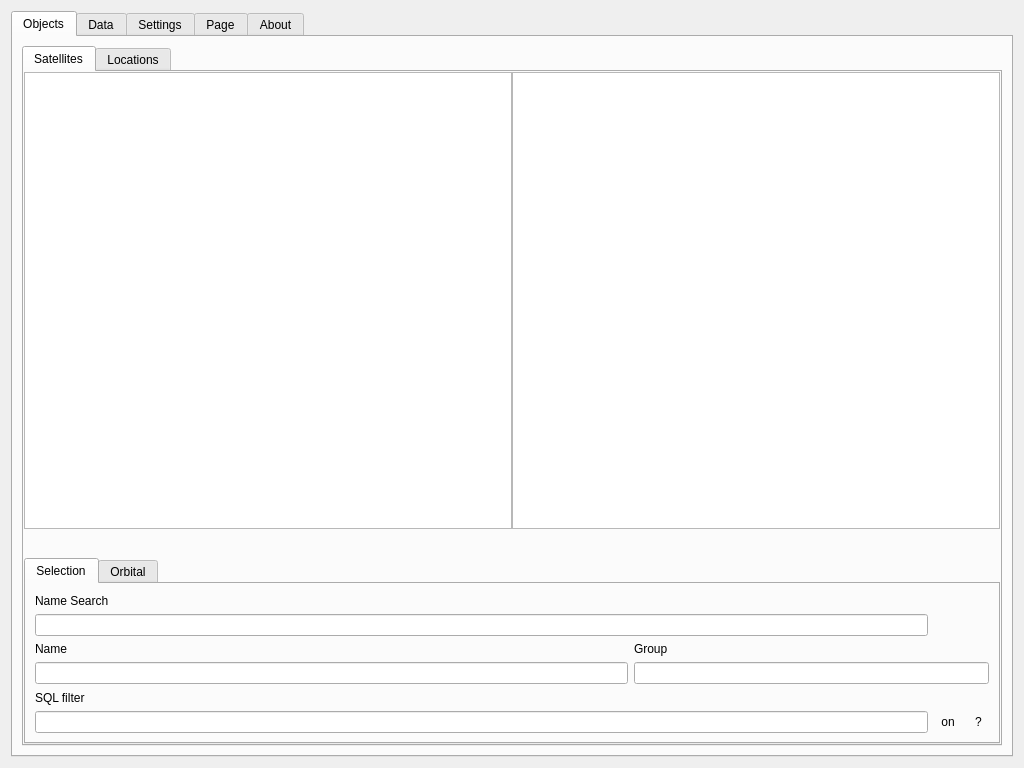
<?xml version="1.0" encoding="UTF-8"?>
<ui version="4.0">
 <class>Dialog</class>
 <widget class="QDialog" name="Dialog">
  <property name="windowModality">
   <enum>Qt::NonModal</enum>
  </property>
  <property name="geometry">
   <rect>
    <x>0</x>
    <y>0</y>
    <width>1024</width>
    <height>768</height>
   </rect>
  </property>
  <property name="windowTitle">
   <string>Settings</string>
  </property>
  <property name="locale">
   <locale language="C" country="AnyCountry"/>
  </property>
  <layout class="QHBoxLayout" name="horizontalLayout_2">
   <item>
    <widget class="QTabWidget" name="tabWidgetOptions">
     <property name="currentIndex">
      <number>0</number>
     </property>
     <widget class="QWidget" name="tabObjects">
      <attribute name="title">
       <string>Objects</string>
      </attribute>
      <layout class="QHBoxLayout" name="horizontalLayout_8">
       <item>
        <widget class="QTabWidget" name="tabWidgetObjects">
         <property name="currentIndex">
          <number>0</number>
         </property>
         <widget class="QWidget" name="tabSatellites">
          <attribute name="title">
           <string>Satellites</string>
          </attribute>
          <layout class="QVBoxLayout" name="verticalLayout">
           <property name="spacing">
            <number>6</number>
           </property>
           <property name="leftMargin">
            <number>0</number>
           </property>
           <property name="topMargin">
            <number>0</number>
           </property>
           <property name="rightMargin">
            <number>0</number>
           </property>
           <property name="bottomMargin">
            <number>0</number>
           </property>
           <item>
            <widget class="QWidget" name="widget" native="true">
             <property name="sizePolicy">
              <sizepolicy hsizetype="Expanding" vsizetype="Expanding">
               <horstretch>0</horstretch>
               <verstretch>0</verstretch>
              </sizepolicy>
             </property>
             <layout class="QGridLayout" name="gridLayout_2">
              <property name="leftMargin">
               <number>0</number>
              </property>
              <property name="topMargin">
               <number>0</number>
              </property>
              <property name="rightMargin">
               <number>0</number>
              </property>
              <property name="bottomMargin">
               <number>0</number>
              </property>
              <property name="spacing">
               <number>0</number>
              </property>
              <item row="0" column="0">
               <widget class="QListView" name="listViewDBSat">
                <property name="sizePolicy">
                 <sizepolicy hsizetype="Expanding" vsizetype="Expanding">
                  <horstretch>0</horstretch>
                  <verstretch>0</verstretch>
                 </sizepolicy>
                </property>
                <property name="editTriggers">
                 <set>QAbstractItemView::NoEditTriggers</set>
                </property>
                <property name="selectionMode">
                 <enum>QAbstractItemView::ExtendedSelection</enum>
                </property>
               </widget>
              </item>
              <item row="0" column="1">
               <widget class="QListView" name="listViewSat">
                <property name="sizePolicy">
                 <sizepolicy hsizetype="Expanding" vsizetype="Expanding">
                  <horstretch>0</horstretch>
                  <verstretch>0</verstretch>
                 </sizepolicy>
                </property>
                <property name="editTriggers">
                 <set>QAbstractItemView::NoEditTriggers</set>
                </property>
                <property name="selectionMode">
                 <enum>QAbstractItemView::ExtendedSelection</enum>
                </property>
               </widget>
              </item>
              <item row="1" column="0">
               <widget class="QWidget" name="widget_2" native="true">
                <property name="sizePolicy">
                 <sizepolicy hsizetype="Preferred" vsizetype="Preferred">
                  <horstretch>0</horstretch>
                  <verstretch>0</verstretch>
                 </sizepolicy>
                </property>
                <layout class="QHBoxLayout" name="horizontalLayout">
                 <property name="spacing">
                  <number>0</number>
                 </property>
                 <property name="leftMargin">
                  <number>0</number>
                 </property>
                 <property name="topMargin">
                  <number>0</number>
                 </property>
                 <property name="rightMargin">
                  <number>0</number>
                 </property>
                 <property name="bottomMargin">
                  <number>0</number>
                 </property>
                 <item>
                  <widget class="QToolButton" name="btnOpenTle">
                   <property name="toolTip">
                    <string>Open TLE File</string>
                   </property>
                   <property name="icon">
                    <iconset theme="document-open"/>
                   </property>
                   <property name="shortcut">
                    <string extracomment="Open TLE"/>
                   </property>
                   <property name="autoRaise">
                    <bool>true</bool>
                   </property>
                  </widget>
                 </item>
                 <item>
                  <widget class="QToolButton" name="btnDeleteDbSat">
                   <property name="toolTip">
                    <string>Remove</string>
                   </property>
                   <property name="icon">
                    <iconset theme="list-remove"/>
                   </property>
                   <property name="shortcut">
                    <string extracomment="Remove"/>
                   </property>
                   <property name="autoRaise">
                    <bool>true</bool>
                   </property>
                  </widget>
                 </item>
                 <item>
                  <widget class="QToolButton" name="btnClearDbSat">
                   <property name="toolTip">
                    <string>Remove All</string>
                   </property>
                   <property name="icon">
                    <iconset theme="user-trash"/>
                   </property>
                   <property name="shortcut">
                    <string extracomment="Remove All"/>
                   </property>
                   <property name="autoRaise">
                    <bool>true</bool>
                   </property>
                  </widget>
                 </item>
                 <item>
                  <spacer name="horizontalSpacer_2">
                   <property name="orientation">
                    <enum>Qt::Horizontal</enum>
                   </property>
                   <property name="sizeHint" stdset="0">
                    <size>
                     <width>40</width>
                     <height>20</height>
                    </size>
                   </property>
                  </spacer>
                 </item>
                 <item>
                  <widget class="QToolButton" name="btnAddToSatList">
                   <property name="sizePolicy">
                    <sizepolicy hsizetype="Fixed" vsizetype="Minimum">
                     <horstretch>0</horstretch>
                     <verstretch>0</verstretch>
                    </sizepolicy>
                   </property>
                   <property name="toolTip">
                    <string>View</string>
                   </property>
                   <property name="text">
                    <string/>
                   </property>
                   <property name="icon">
                    <iconset theme="go-right"/>
                   </property>
                   <property name="autoRaise">
                    <bool>true</bool>
                   </property>
                  </widget>
                 </item>
                </layout>
               </widget>
              </item>
              <item row="1" column="1">
               <widget class="QWidget" name="widget_7" native="true">
                <layout class="QHBoxLayout" name="horizontalLayout_6">
                 <property name="spacing">
                  <number>0</number>
                 </property>
                 <property name="leftMargin">
                  <number>0</number>
                 </property>
                 <property name="topMargin">
                  <number>0</number>
                 </property>
                 <property name="rightMargin">
                  <number>0</number>
                 </property>
                 <property name="bottomMargin">
                  <number>0</number>
                 </property>
                 <item>
                  <widget class="QToolButton" name="btnChangeDbSat">
                   <property name="toolTip">
                    <string>Edit</string>
                   </property>
                   <property name="text">
                    <string/>
                   </property>
                   <property name="icon">
                    <iconset theme="accessories-text-editor"/>
                   </property>
                   <property name="shortcut">
                    <string extracomment="Edit"/>
                   </property>
                   <property name="autoRaise">
                    <bool>true</bool>
                   </property>
                  </widget>
                 </item>
                 <item>
                  <widget class="QToolButton" name="btnDeleteSatList">
                   <property name="sizePolicy">
                    <sizepolicy hsizetype="Fixed" vsizetype="Minimum">
                     <horstretch>0</horstretch>
                     <verstretch>0</verstretch>
                    </sizepolicy>
                   </property>
                   <property name="toolTip">
                    <string>Remove</string>
                   </property>
                   <property name="text">
                    <string/>
                   </property>
                   <property name="icon">
                    <iconset theme="list-remove"/>
                   </property>
                   <property name="shortcut">
                    <string extracomment="Remove"/>
                   </property>
                   <property name="autoRaise">
                    <bool>true</bool>
                   </property>
                  </widget>
                 </item>
                 <item>
                  <widget class="QToolButton" name="btnClearSatList">
                   <property name="toolTip">
                    <string>Remove All</string>
                   </property>
                   <property name="text">
                    <string/>
                   </property>
                   <property name="icon">
                    <iconset theme="user-trash"/>
                   </property>
                   <property name="shortcut">
                    <string extracomment="Select All"/>
                   </property>
                   <property name="autoRaise">
                    <bool>true</bool>
                   </property>
                  </widget>
                 </item>
                 <item>
                  <spacer name="horizontalSpacer_3">
                   <property name="orientation">
                    <enum>Qt::Horizontal</enum>
                   </property>
                   <property name="sizeHint" stdset="0">
                    <size>
                     <width>40</width>
                     <height>20</height>
                    </size>
                   </property>
                  </spacer>
                 </item>
                </layout>
               </widget>
              </item>
             </layout>
            </widget>
           </item>
           <item>
            <widget class="QTabWidget" name="tabWidget_2">
             <property name="enabled">
              <bool>true</bool>
             </property>
             <property name="sizePolicy">
              <sizepolicy hsizetype="Preferred" vsizetype="Preferred">
               <horstretch>0</horstretch>
               <verstretch>0</verstretch>
              </sizepolicy>
             </property>
             <property name="tabShape">
              <enum>QTabWidget::Rounded</enum>
             </property>
             <property name="currentIndex">
              <number>0</number>
             </property>
             <widget class="QWidget" name="tab">
              <attribute name="title">
               <string>Selection</string>
              </attribute>
              <layout class="QGridLayout">
               <item row="0" column="0">
                <widget class="QLabel" name="labelSatFind">
                 <property name="text">
                  <string>Name Search</string>
                 </property>
                </widget>
               </item>
               <item row="1" column="0" colspan="3">
                <widget class="QLineEdit" name="lineEditSatNameFilter"/>
               </item>
               <item row="2" column="0">
                <widget class="QLabel" name="labelSatName">
                 <property name="text">
                  <string>Name</string>
                 </property>
                </widget>
               </item>
               <item row="3" column="0" colspan="2">
                <widget class="QLineEdit" name="lineEditSatName">
                 <property name="readOnly">
                  <bool>true</bool>
                 </property>
                </widget>
               </item>
               <item row="3" column="2" colspan="3">
                <widget class="QLineEdit" name="lineEditSatGroup">
                 <property name="readOnly">
                  <bool>true</bool>
                 </property>
                </widget>
               </item>
               <item row="4" column="0">
                <widget class="QLabel" name="labelSatFilter">
                 <property name="text">
                  <string>SQL filter</string>
                 </property>
                </widget>
               </item>
               <item row="5" column="0" colspan="3">
                <widget class="QLineEdit" name="lineEditSatFilter">
                 <property name="sizePolicy">
                  <sizepolicy hsizetype="Minimum" vsizetype="Fixed">
                   <horstretch>0</horstretch>
                   <verstretch>0</verstretch>
                  </sizepolicy>
                 </property>
                </widget>
               </item>
               <item row="5" column="4">
                <widget class="QToolButton" name="btnSatSqlHelp">
                 <property name="text">
                  <string>?</string>
                 </property>
                 <property name="autoRaise">
                  <bool>true</bool>
                 </property>
                </widget>
               </item>
               <item row="5" column="3">
                <widget class="QToolButton" name="btnSatFilter">
                 <property name="text">
                  <string>on</string>
                 </property>
                 <property name="checkable">
                  <bool>true</bool>
                 </property>
                 <property name="autoRaise">
                  <bool>true</bool>
                 </property>
                </widget>
               </item>
               <item row="2" column="2">
                <widget class="QLabel" name="labelSatGroup">
                 <property name="text">
                  <string>Group</string>
                 </property>
                </widget>
               </item>
              </layout>
             </widget>
             <widget class="QWidget" name="tab_2">
              <attribute name="title">
               <string>Orbital</string>
              </attribute>
              <layout class="QGridLayout" name="gridLayout">
               <item row="0" column="0">
                <widget class="QLabel" name="labelI">
                 <property name="text">
                  <string>Inclination</string>
                 </property>
                </widget>
               </item>
               <item row="0" column="1">
                <widget class="QLabel" name="labelOmg">
                 <property name="text">
                  <string>Ascending node</string>
                 </property>
                </widget>
               </item>
               <item row="1" column="0">
                <widget class="QLineEdit" name="lineEditSatI">
                 <property name="readOnly">
                  <bool>true</bool>
                 </property>
                </widget>
               </item>
               <item row="1" column="1">
                <widget class="QLineEdit" name="lineEditSatOmg">
                 <property name="readOnly">
                  <bool>true</bool>
                 </property>
                </widget>
               </item>
               <item row="2" column="0">
                <widget class="QLabel" name="labelW">
                 <property name="text">
                  <string>Arg. perigee lat.</string>
                 </property>
                </widget>
               </item>
               <item row="2" column="1">
                <widget class="QLabel" name="labelM0">
                 <property name="text">
                  <string>Mean anomaly</string>
                 </property>
                </widget>
               </item>
               <item row="3" column="0">
                <widget class="QLineEdit" name="lineEditSatW">
                 <property name="readOnly">
                  <bool>true</bool>
                 </property>
                </widget>
               </item>
               <item row="3" column="1">
                <widget class="QLineEdit" name="lineEditSatM0">
                 <property name="readOnly">
                  <bool>true</bool>
                 </property>
                </widget>
               </item>
               <item row="1" column="2">
                <widget class="QLineEdit" name="lineEditSatE">
                 <property name="readOnly">
                  <bool>true</bool>
                 </property>
                </widget>
               </item>
               <item row="0" column="2">
                <widget class="QLabel" name="labelE">
                 <property name="text">
                  <string>Eccentricity</string>
                 </property>
                </widget>
               </item>
               <item row="3" column="2">
                <widget class="QLineEdit" name="lineEditSatN">
                 <property name="readOnly">
                  <bool>true</bool>
                 </property>
                </widget>
               </item>
               <item row="2" column="2">
                <widget class="QLabel" name="labelN">
                 <property name="text">
                  <string>Mean motion</string>
                 </property>
                </widget>
               </item>
               <item row="5" column="0">
                <widget class="QLineEdit" name="lineEditSatBStar">
                 <property name="readOnly">
                  <bool>true</bool>
                 </property>
                </widget>
               </item>
               <item row="4" column="0">
                <widget class="QLabel" name="labelB">
                 <property name="text">
                  <string>Ballistic coeff.</string>
                 </property>
                </widget>
               </item>
               <item row="5" column="1" colspan="2">
                <widget class="QLineEdit" name="lineEditSatTime">
                 <property name="readOnly">
                  <bool>true</bool>
                 </property>
                </widget>
               </item>
               <item row="4" column="1">
                <widget class="QLabel" name="labelSatTime">
                 <property name="text">
                  <string>Timestamp</string>
                 </property>
                </widget>
               </item>
              </layout>
             </widget>
            </widget>
           </item>
          </layout>
         </widget>
         <widget class="QWidget" name="tabLocations">
          <attribute name="title">
           <string>Locations</string>
          </attribute>
          <layout class="QVBoxLayout" name="verticalLayout_2">
           <property name="leftMargin">
            <number>0</number>
           </property>
           <property name="topMargin">
            <number>0</number>
           </property>
           <property name="rightMargin">
            <number>0</number>
           </property>
           <property name="bottomMargin">
            <number>0</number>
           </property>
           <item>
            <widget class="QWidget" name="widget_3" native="true">
             <property name="sizePolicy">
              <sizepolicy hsizetype="Expanding" vsizetype="Expanding">
               <horstretch>0</horstretch>
               <verstretch>0</verstretch>
              </sizepolicy>
             </property>
             <layout class="QGridLayout" name="gridLayout_7">
              <property name="leftMargin">
               <number>0</number>
              </property>
              <property name="topMargin">
               <number>0</number>
              </property>
              <property name="rightMargin">
               <number>0</number>
              </property>
              <property name="bottomMargin">
               <number>0</number>
              </property>
              <property name="spacing">
               <number>0</number>
              </property>
              <item row="0" column="0">
               <widget class="QListView" name="listViewDBLoc">
                <property name="sizePolicy">
                 <sizepolicy hsizetype="Expanding" vsizetype="Expanding">
                  <horstretch>0</horstretch>
                  <verstretch>0</verstretch>
                 </sizepolicy>
                </property>
                <property name="editTriggers">
                 <set>QAbstractItemView::NoEditTriggers</set>
                </property>
                <property name="selectionMode">
                 <enum>QAbstractItemView::ExtendedSelection</enum>
                </property>
               </widget>
              </item>
              <item row="0" column="1">
               <widget class="QListView" name="listViewLoc">
                <property name="sizePolicy">
                 <sizepolicy hsizetype="Expanding" vsizetype="Expanding">
                  <horstretch>0</horstretch>
                  <verstretch>0</verstretch>
                 </sizepolicy>
                </property>
                <property name="editTriggers">
                 <set>QAbstractItemView::NoEditTriggers</set>
                </property>
                <property name="selectionMode">
                 <enum>QAbstractItemView::ExtendedSelection</enum>
                </property>
               </widget>
              </item>
              <item row="1" column="1">
               <widget class="QWidget" name="widget_8" native="true">
                <property name="sizePolicy">
                 <sizepolicy hsizetype="Preferred" vsizetype="Preferred">
                  <horstretch>0</horstretch>
                  <verstretch>0</verstretch>
                 </sizepolicy>
                </property>
                <layout class="QHBoxLayout" name="horizontalLayout_4">
                 <property name="spacing">
                  <number>0</number>
                 </property>
                 <property name="leftMargin">
                  <number>0</number>
                 </property>
                 <property name="topMargin">
                  <number>0</number>
                 </property>
                 <property name="rightMargin">
                  <number>0</number>
                 </property>
                 <property name="bottomMargin">
                  <number>0</number>
                 </property>
                 <item>
                  <widget class="QToolButton" name="btnChangeDbLoc">
                   <property name="toolTip">
                    <string>Edit</string>
                   </property>
                   <property name="text">
                    <string/>
                   </property>
                   <property name="icon">
                    <iconset resource="SatViewer.qrc">
                     <normaloff>:/actions/edit.svg</normaloff>:/actions/edit.svg</iconset>
                   </property>
                   <property name="shortcut">
                    <string extracomment="Edit"/>
                   </property>
                   <property name="autoRaise">
                    <bool>true</bool>
                   </property>
                  </widget>
                 </item>
                 <item>
                  <widget class="QToolButton" name="btnDeleteLocList">
                   <property name="sizePolicy">
                    <sizepolicy hsizetype="Fixed" vsizetype="Minimum">
                     <horstretch>0</horstretch>
                     <verstretch>0</verstretch>
                    </sizepolicy>
                   </property>
                   <property name="toolTip">
                    <string>Remove</string>
                   </property>
                   <property name="text">
                    <string/>
                   </property>
                   <property name="icon">
                    <iconset resource="SatViewer.qrc">
                     <normaloff>:/actions/remove.svg</normaloff>:/actions/remove.svg</iconset>
                   </property>
                   <property name="autoRaise">
                    <bool>true</bool>
                   </property>
                  </widget>
                 </item>
                 <item>
                  <widget class="QToolButton" name="btnClearLocList">
                   <property name="toolTip">
                    <string>Remove All</string>
                   </property>
                   <property name="text">
                    <string/>
                   </property>
                   <property name="icon">
                    <iconset resource="SatViewer.qrc">
                     <normaloff>:/actions/garbage.svg</normaloff>:/actions/garbage.svg</iconset>
                   </property>
                   <property name="autoRaise">
                    <bool>true</bool>
                   </property>
                  </widget>
                 </item>
                 <item>
                  <spacer name="horizontalSpacer_4">
                   <property name="orientation">
                    <enum>Qt::Horizontal</enum>
                   </property>
                   <property name="sizeHint" stdset="0">
                    <size>
                     <width>157</width>
                     <height>20</height>
                    </size>
                   </property>
                  </spacer>
                 </item>
                </layout>
               </widget>
              </item>
              <item row="1" column="0">
               <widget class="QWidget" name="widget_4" native="true">
                <property name="layoutDirection">
                 <enum>Qt::RightToLeft</enum>
                </property>
                <layout class="QHBoxLayout" name="horizontalLayout_3">
                 <property name="spacing">
                  <number>0</number>
                 </property>
                 <property name="leftMargin">
                  <number>0</number>
                 </property>
                 <property name="topMargin">
                  <number>0</number>
                 </property>
                 <property name="rightMargin">
                  <number>0</number>
                 </property>
                 <property name="bottomMargin">
                  <number>0</number>
                 </property>
                 <item>
                  <widget class="QToolButton" name="btnAddToLocList">
                   <property name="sizePolicy">
                    <sizepolicy hsizetype="Fixed" vsizetype="Minimum">
                     <horstretch>0</horstretch>
                     <verstretch>0</verstretch>
                    </sizepolicy>
                   </property>
                   <property name="toolTip">
                    <string>View</string>
                   </property>
                   <property name="text">
                    <string/>
                   </property>
                   <property name="icon">
                    <iconset resource="SatViewer.qrc">
                     <normaloff>:/list/right-arrow-1.svg</normaloff>:/list/right-arrow-1.svg</iconset>
                   </property>
                   <property name="autoRaise">
                    <bool>true</bool>
                   </property>
                  </widget>
                 </item>
                 <item>
                  <spacer name="horizontalSpacer">
                   <property name="orientation">
                    <enum>Qt::Horizontal</enum>
                   </property>
                   <property name="sizeHint" stdset="0">
                    <size>
                     <width>40</width>
                     <height>20</height>
                    </size>
                   </property>
                  </spacer>
                 </item>
                 <item>
                  <widget class="QToolButton" name="btnClearDbLoc">
                   <property name="toolTip">
                    <string>Remove All</string>
                   </property>
                   <property name="text">
                    <string/>
                   </property>
                   <property name="icon">
                    <iconset resource="SatViewer.qrc">
                     <normaloff>:/actions/garbage.svg</normaloff>:/actions/garbage.svg</iconset>
                   </property>
                   <property name="shortcut">
                    <string extracomment="Remove All"/>
                   </property>
                   <property name="autoRaise">
                    <bool>true</bool>
                   </property>
                  </widget>
                 </item>
                 <item>
                  <widget class="QToolButton" name="btnDeleteDbLoc">
                   <property name="toolTip">
                    <string>Remove</string>
                   </property>
                   <property name="text">
                    <string/>
                   </property>
                   <property name="icon">
                    <iconset resource="SatViewer.qrc">
                     <normaloff>:/actions/remove.svg</normaloff>:/actions/remove.svg</iconset>
                   </property>
                   <property name="shortcut">
                    <string extracomment="Remove"/>
                   </property>
                   <property name="autoRaise">
                    <bool>true</bool>
                   </property>
                  </widget>
                 </item>
                 <item>
                  <widget class="QToolButton" name="btnAddDbLoc">
                   <property name="toolTip">
                    <string>Add</string>
                   </property>
                   <property name="text">
                    <string/>
                   </property>
                   <property name="icon">
                    <iconset resource="SatViewer.qrc">
                     <normaloff>:/actions/add.svg</normaloff>:/actions/add.svg</iconset>
                   </property>
                   <property name="shortcut">
                    <string extracomment="Add"/>
                   </property>
                   <property name="autoRaise">
                    <bool>true</bool>
                   </property>
                  </widget>
                 </item>
                 <item>
                  <widget class="QToolButton" name="btnOpenLoc">
                   <property name="toolTip">
                    <string>Open Locations</string>
                   </property>
                   <property name="text">
                    <string/>
                   </property>
                   <property name="icon">
                    <iconset resource="SatViewer.qrc">
                     <normaloff>:/actions/folder.svg</normaloff>:/actions/folder.svg</iconset>
                   </property>
                   <property name="shortcut">
                    <string extracomment="Open"/>
                   </property>
                   <property name="autoRaise">
                    <bool>true</bool>
                   </property>
                  </widget>
                 </item>
                </layout>
               </widget>
              </item>
             </layout>
            </widget>
           </item>
           <item>
            <widget class="QTabWidget" name="tabWidget_4">
             <property name="sizePolicy">
              <sizepolicy hsizetype="Preferred" vsizetype="Preferred">
               <horstretch>0</horstretch>
               <verstretch>0</verstretch>
              </sizepolicy>
             </property>
             <property name="currentIndex">
              <number>0</number>
             </property>
             <widget class="QWidget" name="tab_4">
              <attribute name="title">
               <string>Selection</string>
              </attribute>
              <layout class="QGridLayout" name="gridLayout_4">
               <item row="1" column="0">
                <widget class="QLineEdit" name="lineEditLocNameFilter"/>
               </item>
               <item row="1" column="1" colspan="3">
                <widget class="QLineEdit" name="lineEditLocName"/>
               </item>
               <item row="3" column="0" colspan="2">
                <widget class="QLineEdit" name="lineEditLocFilter"/>
               </item>
               <item row="0" column="0">
                <widget class="QLabel" name="labelLocFind">
                 <property name="text">
                  <string>Name Search</string>
                 </property>
                </widget>
               </item>
               <item row="0" column="1">
                <widget class="QLabel" name="labelLocName">
                 <property name="text">
                  <string>Name</string>
                 </property>
                </widget>
               </item>
               <item row="2" column="0">
                <widget class="QLabel" name="labelLocFilter">
                 <property name="text">
                  <string>SQL filter</string>
                 </property>
                </widget>
               </item>
               <item row="3" column="3">
                <widget class="QToolButton" name="btnLocSqlHelp">
                 <property name="text">
                  <string>?</string>
                 </property>
                 <property name="checkable">
                  <bool>false</bool>
                 </property>
                 <property name="autoRaise">
                  <bool>true</bool>
                 </property>
                </widget>
               </item>
               <item row="3" column="2">
                <widget class="QToolButton" name="btnLocFilter">
                 <property name="text">
                  <string>on</string>
                 </property>
                 <property name="checkable">
                  <bool>true</bool>
                 </property>
                 <property name="autoRaise">
                  <bool>true</bool>
                 </property>
                </widget>
               </item>
              </layout>
             </widget>
             <widget class="QWidget" name="tab_5">
              <attribute name="title">
               <string>Coordinates</string>
              </attribute>
              <layout class="QGridLayout" name="gridLayout_5">
               <item row="4" column="0">
                <widget class="QLineEdit" name="lineEditLocLat"/>
               </item>
               <item row="4" column="1">
                <widget class="QLineEdit" name="lineEditLocLon"/>
               </item>
               <item row="4" column="2">
                <widget class="QLineEdit" name="lineEditLocHeight"/>
               </item>
               <item row="6" column="0">
                <widget class="QLineEdit" name="lineEditLocAzimuth"/>
               </item>
               <item row="6" column="1">
                <widget class="QLineEdit" name="lineEditLocWidth"/>
               </item>
               <item row="6" column="2">
                <widget class="QLineEdit" name="lineEditLocRange"/>
               </item>
               <item row="5" column="0">
                <widget class="QLabel" name="labelAzimuth">
                 <property name="text">
                  <string>Azimuth</string>
                 </property>
                </widget>
               </item>
               <item row="3" column="1">
                <widget class="QLabel" name="labelLat">
                 <property name="text">
                  <string>Longitude</string>
                 </property>
                </widget>
               </item>
               <item row="3" column="0">
                <widget class="QLabel" name="labelLon">
                 <property name="text">
                  <string>Latitude</string>
                 </property>
                </widget>
               </item>
               <item row="3" column="2">
                <widget class="QLabel" name="labelHeight">
                 <property name="text">
                  <string>Altitude</string>
                 </property>
                </widget>
               </item>
               <item row="5" column="1">
                <widget class="QLabel" name="labelWidth">
                 <property name="text">
                  <string>Sector</string>
                 </property>
                </widget>
               </item>
               <item row="5" column="2">
                <widget class="QLabel" name="labelRange">
                 <property name="text">
                  <string>Range</string>
                 </property>
                </widget>
               </item>
              </layout>
             </widget>
            </widget>
           </item>
          </layout>
         </widget>
        </widget>
       </item>
      </layout>
     </widget>
     <widget class="QWidget" name="tabData">
      <attribute name="title">
       <string>Data</string>
      </attribute>
      <layout class="QHBoxLayout" name="horizontalLayout_7">
       <item>
        <widget class="QTabWidget" name="tabWidgetData">
         <property name="currentIndex">
          <number>0</number>
         </property>
         <widget class="QWidget" name="tabFootprints">
          <attribute name="title">
           <string>Footprints</string>
          </attribute>
          <layout class="QVBoxLayout" name="verticalLayout_5">
           <property name="spacing">
            <number>0</number>
           </property>
           <property name="leftMargin">
            <number>0</number>
           </property>
           <property name="topMargin">
            <number>0</number>
           </property>
           <property name="rightMargin">
            <number>0</number>
           </property>
           <property name="bottomMargin">
            <number>0</number>
           </property>
           <item>
            <widget class="QTextEdit" name="textZRVList">
             <property name="readOnly">
              <bool>true</bool>
             </property>
            </widget>
           </item>
           <item>
            <widget class="QPushButton" name="btnClearZrvList">
             <property name="text">
              <string>Clear</string>
             </property>
            </widget>
           </item>
          </layout>
         </widget>
        </widget>
       </item>
      </layout>
     </widget>
     <widget class="QWidget" name="tabSettings">
      <attribute name="title">
       <string>Settings</string>
      </attribute>
      <layout class="QHBoxLayout" name="horizontalLayout_9">
       <item>
        <widget class="QTabWidget" name="tabWidgetSettings">
         <property name="currentIndex">
          <number>-1</number>
         </property>
        </widget>
       </item>
      </layout>
     </widget>
     <widget class="QWidget" name="tab_3">
      <attribute name="title">
       <string>Page</string>
      </attribute>
     </widget>
     <widget class="QWidget" name="tabAbout">
      <attribute name="title">
       <string>About</string>
      </attribute>
      <layout class="QVBoxLayout" name="verticalLayout_4">
       <property name="spacing">
        <number>0</number>
       </property>
       <property name="leftMargin">
        <number>0</number>
       </property>
       <property name="topMargin">
        <number>0</number>
       </property>
       <property name="rightMargin">
        <number>0</number>
       </property>
       <property name="bottomMargin">
        <number>0</number>
       </property>
       <item>
        <widget class="QTextEdit" name="teAbout">
         <property name="readOnly">
          <bool>true</bool>
         </property>
         <property name="html">
          <string notr="true">&lt;!DOCTYPE HTML PUBLIC &quot;-//W3C//DTD HTML 4.0//EN&quot; &quot;http://www.w3.org/TR/REC-html40/strict.dtd&quot;&gt;
&lt;html&gt;&lt;head&gt;&lt;meta name=&quot;qrichtext&quot; content=&quot;1&quot; /&gt;&lt;style type=&quot;text/css&quot;&gt;
p, li { white-space: pre-wrap; }
&lt;/style&gt;&lt;/head&gt;&lt;body style=&quot; font-family:'Ubuntu'; font-size:11pt; font-weight:400; font-style:normal;&quot;&gt;
&lt;p align=&quot;center&quot; style=&quot; margin-top:0px; margin-bottom:0px; margin-left:0px; margin-right:0px; -qt-block-indent:0; text-indent:0px;&quot;&gt;&lt;img src=&quot;:/options/satviewer.svg&quot; /&gt;&lt;/p&gt;
&lt;p align=&quot;center&quot; style=&quot; margin-top:0px; margin-bottom:0px; margin-left:0px; margin-right:0px; -qt-block-indent:0; text-indent:0px;&quot;&gt;&lt;span style=&quot; font-family:'MS Shell Dlg 2'; font-size:8pt;&quot;&gt; &lt;/span&gt;&lt;span style=&quot; font-family:'MS Shell Dlg 2'; font-size:36pt; font-weight:600;&quot;&gt;SatViewer&lt;/span&gt;&lt;span style=&quot; font-family:'MS Shell Dlg 2'; font-size:8pt;&quot;&gt; &lt;/span&gt;&lt;/p&gt;
&lt;p align=&quot;center&quot; style=&quot; margin-top:0px; margin-bottom:0px; margin-left:0px; margin-right:0px; -qt-block-indent:0; text-indent:0px;&quot;&gt;&lt;span style=&quot; font-family:'MS Shell Dlg 2'; font-size:18pt;&quot;&gt;satellite tracking tool&lt;/span&gt;&lt;/p&gt;
&lt;p align=&quot;center&quot; style=&quot; margin-top:0px; margin-bottom:0px; margin-left:0px; margin-right:0px; -qt-block-indent:0; text-indent:0px;&quot;&gt;&lt;span style=&quot; font-family:'MS Shell Dlg 2'; font-size:18pt;&quot;&gt;version 19.1&lt;/span&gt;&lt;/p&gt;
&lt;p style=&quot;-qt-paragraph-type:empty; margin-top:0px; margin-bottom:0px; margin-left:0px; margin-right:0px; -qt-block-indent:0; text-indent:0px; font-family:'MS Shell Dlg 2'; font-size:18pt;&quot;&gt;&lt;br /&gt;&lt;/p&gt;
&lt;p style=&quot; margin-top:0px; margin-bottom:0px; margin-left:0px; margin-right:0px; -qt-block-indent:0; text-indent:0px;&quot;&gt;&lt;span style=&quot; font-family:'MS Shell Dlg 2';&quot;&gt;Website:	&lt;/span&gt;&lt;a href=&quot;http://satviewer.net&quot;&gt;&lt;span style=&quot; text-decoration: underline; color:#0000ff;&quot;&gt;http://satviewer.net&lt;/span&gt;&lt;/a&gt;&lt;/p&gt;
&lt;p style=&quot; margin-top:0px; margin-bottom:0px; margin-left:0px; margin-right:0px; -qt-block-indent:0; text-indent:0px;&quot;&gt;&lt;span style=&quot; font-family:'MS Shell Dlg 2';&quot;&gt;Mail:	&lt;/span&gt;&lt;a href=&quot;mailto:satviewer@ya.ru&quot;&gt;&lt;span style=&quot; text-decoration: underline; color:#0000ff;&quot;&gt;satviewer@ya.ru&lt;/span&gt;&lt;/a&gt;&lt;/p&gt;&lt;/body&gt;&lt;/html&gt;</string>
         </property>
         <property name="acceptRichText">
          <bool>false</bool>
         </property>
         <property name="textInteractionFlags">
          <set>Qt::LinksAccessibleByKeyboard|Qt::LinksAccessibleByMouse|Qt::TextBrowserInteraction|Qt::TextSelectableByKeyboard|Qt::TextSelectableByMouse</set>
         </property>
        </widget>
       </item>
       <item>
        <widget class="QWidget" name="widget_5" native="true">
         <layout class="QHBoxLayout" name="horizontalLayout_5">
          <property name="leftMargin">
           <number>0</number>
          </property>
          <property name="topMargin">
           <number>0</number>
          </property>
          <property name="rightMargin">
           <number>0</number>
          </property>
          <property name="bottomMargin">
           <number>0</number>
          </property>
          <item>
           <spacer name="horizontalSpacer_5">
            <property name="orientation">
             <enum>Qt::Horizontal</enum>
            </property>
            <property name="sizeHint" stdset="0">
             <size>
              <width>40</width>
              <height>20</height>
             </size>
            </property>
           </spacer>
          </item>
          <item>
           <widget class="QPushButton" name="btnAboutQt">
            <property name="text">
             <string>About Qt</string>
            </property>
           </widget>
          </item>
         </layout>
        </widget>
       </item>
      </layout>
     </widget>
    </widget>
   </item>
  </layout>
 </widget>
 <resources>
  <include location="SatViewer.qrc"/>
 </resources>
 <connections/>
</ui>
